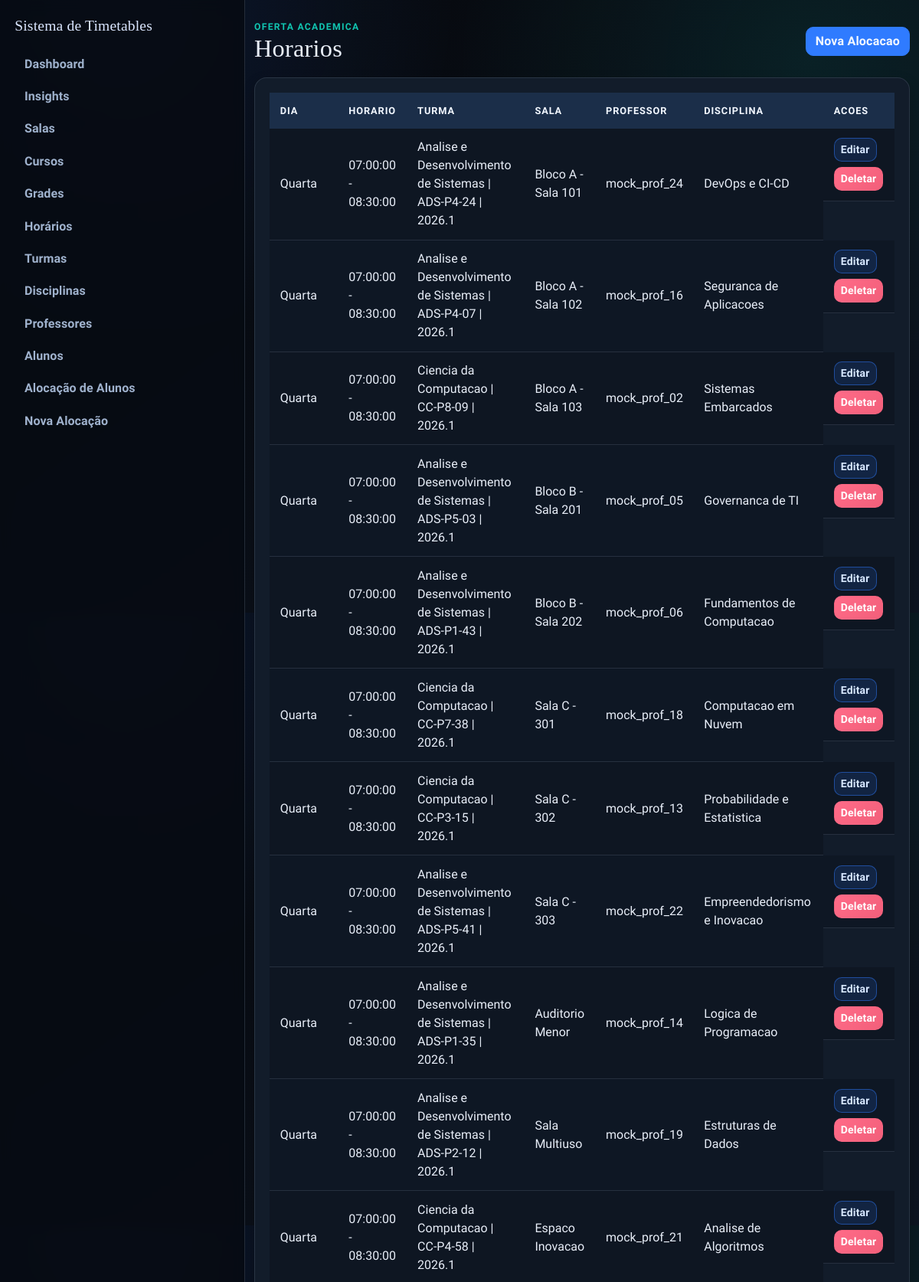
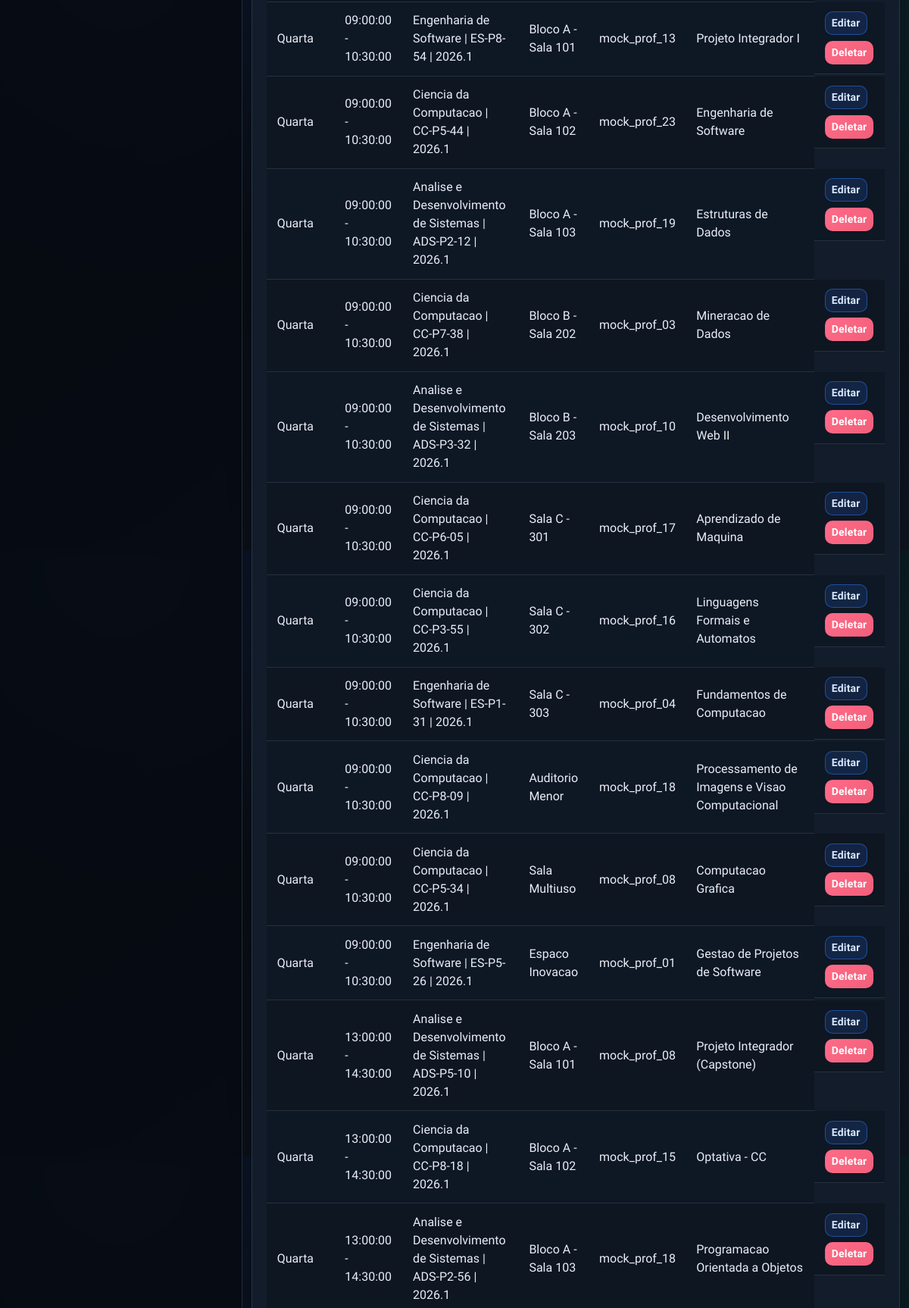
The app's page /horarios (signed in, upper part) with its own data (2 pictures, top to bottom).
### app/models.py (models this page shows, shortened)
class Timetable(db.Model):
    id = db.Column(db.Integer, primary_key=True)
    dia = db.Column(db.String(20), nullable=False)  # e.g., 'Segunda', 'Terça'
    hora_inicio = db.Column(db.Time, nullable=False)
    hora_fim = db.Column(db.Time, nullable=False)
    sala_id = db.Column(db.Integer, db.ForeignKey('sala.id'), nullable=False)
    professor_id = db.Column(db.Integer, db.ForeignKey('user.id'), nullable=False)
    disciplina_id = db.Column(db.Integer, db.ForeignKey('disciplina.id'), nullable=False)
    turma_id = db.Column(db.Integer, db.ForeignKey("turma.id"), nullable=False)
    sala = db.relationship('Sala', backref='timetables')
    professor = db.relationship('User', backref='timetables')
    disciplina = db.relationship('Disciplina', backref='timetables')
    turma = db.relationship('Turma', backref='timetables')
    __table_args__ = (
        db.UniqueConstraint('dia', 'hora_inicio', 'hora_fim', 'sala_id', name='unique_dia_horario_sala'),
        db.UniqueConstraint('dia', 'hora_inicio', 'hora_fim', 'professor_id', name='unique_dia_horario_professor'),
        db.UniqueConstraint('dia', 'hora_inicio', 'hora_fim', 'turma_id', name='unique_dia_horario_turma'),
    )

class Curso(db.Model):
    id = db.Column(db.Integer, primary_key=True)
    nome = db.Column(db.String(120), nullable=False, unique=True)
    codigo = db.Column(db.String(20), nullable=False, unique=True)
    quantidade_periodos = db.Column(db.Integer, nullable=False, default=8)
    ativo = db.Column(db.Boolean, nullable=False, default=True)

class Turma(db.Model):
    id = db.Column(db.Integer, primary_key=True)
    curso_id = db.Column(db.Integer, db.ForeignKey("curso.id"), nullable=False)
    codigo = db.Column(db.String(30), nullable=False)
    semestre_letivo = db.Column(db.String(20), nullable=False)
    periodo = db.Column(db.Integer, nullable=False)
    quantidade_alunos = db.Column(db.Integer, nullable=True)
    ativa = db.Column(db.Boolean, nullable=False, default=True)
    curso = db.relationship("Curso", backref=db.backref("turmas", lazy="select"))
    __table_args__ = (
        db.UniqueConstraint("curso_id", "codigo", "semestre_letivo", name="unique_turma_codigo_semestre"),
    )

class Sala(db.Model):
    id = db.Column(db.Integer, primary_key=True)
    nome = db.Column(db.String(100), nullable=False)
    capacidade = db.Column(db.Integer, nullable=False)

class User(UserMixin, db.Model):
    id = db.Column(db.Integer, primary_key=True)
    username = db.Column(db.String(64), unique=True, nullable=False)
    email = db.Column(db.String(120), unique=True, nullable=False)
    password_hash = db.Column(db.String(128))
    role = db.Column(db.String(20), default='professor')  # 'admin' or 'professor'
    disciplinas_aptas = db.relationship(
        "Disciplina",
        secondary=professor_disciplina,
        lazy="select",
        backref=db.backref("professores_aptos", lazy="select"),
    )
    def is_admin(self):
        return self.role == 'admin'

class Disciplina(db.Model):
    id = db.Column(db.Integer, primary_key=True)
    nome = db.Column(db.String(100), nullable=False)
    codigo = db.Column(db.String(20), unique=True, nullable=False)

### app/routes/admin.py (the view)
@bp.route("/horarios")
@login_required
@admin_required
def horarios():
    timetables = (
        Timetable.query.options(
            joinedload(Timetable.sala),
            joinedload(Timetable.professor),
            joinedload(Timetable.disciplina),
            joinedload(Timetable.turma).joinedload(Turma.curso),
        )
        .order_by(Timetable.dia.asc(), Timetable.hora_inicio.asc())
        .all()
    )
    delete_form = DeleteForm()
    return render_template("horarios.html", timetables=timetables, delete_form=delete_form)

### app/models.py (called while the page is built)
@login_manager.user_loader
def load_user(user_id):
    return db.session.get(User, int(user_id))

### app/routes/helpers.py (called while the page is built)
def admin_required_redirect():
    if getattr(current_user, "is_authenticated", False) and current_user.is_admin():
        return None
    flash("Acesso restrito ao administrador.", "danger")
    return redirect(url_for("main.index"))

def admin_required(view_func):
    @wraps(view_func)
    def wrapper(*args, **kwargs):
        guard = admin_required_redirect()
        if guard:
            return guard
        return view_func(*args, **kwargs)
    return wrapper

### templates/horarios.html (shortened to what this page needs)
{% extends "base.html" %}
{% block content %}
<section class="stagger-in">
  <div class="page-head">
    <div>
      <p class="eyebrow">Oferta Academica</p>
      <h1>Horarios</h1>
    </div>
    <a href="{{ url_for('main.new_timetable') }}" class="btn btn-primary">Nova Alocacao</a>
  </div>
  <div class="surface table-shell">
    <div class="table-responsive">
      <table class="table">
        <thead>
          <tr>
            <th>Dia</th>
            <th>Horario</th>
            <th>Turma</th>
            <th>Sala</th>
            <th>Professor</th>
            <th>Disciplina</th>
            <th>Acoes</th>
          </tr>
        </thead>
        <tbody>
          {% for t in timetables %}
          <tr>
            <td>{{ t.dia }}</td>
            <td>{{ t.hora_inicio }} - {{ t.hora_fim }}</td>
            <td>
              {% if t.turma %}
              {{ t.turma.curso.nome if t.turma.curso else 'Curso' }} | {{ t.turma.codigo }} | {{ t.turma.semestre_letivo }}
              {% else %}
              <span class="text-muted">Sem turma</span>
              {% endif %}
            </td>
            <td>{{ t.sala.nome if t.sala else 'Sala removida' }}</td>
            <td>{{ t.professor.username if t.professor else 'Professor removido' }}</td>
            <td>{{ t.disciplina.nome if t.disciplina else 'Disciplina removida' }}</td>
            <td class="actions-cell">
              <a href="{{ url_for('main.edit_timetable', id=t.id) }}" class="btn btn-sm btn-edit">Editar</a>
              <form
                method="POST"
                action="{{ url_for('main.delete_timetable', id=t.id) }}"
                class="d-inline"
                onsubmit="return confirm('Tem certeza?');"
              >
                <button type="submit" class="btn btn-sm btn-danger">Deletar</button>
              </form>
            </td>
          </tr>
          {% endfor %}
        </tbody>
      </table>
    </div>
  </div>
</section>
{% endblock %}

### static/css/styles.css (style rules this page uses)
:root { --bg-1: #05070b; --bg-2: #0d1420; --surface: #121c2a; --surface-soft: #192636; --ink-1: #e8eef8; --ink-2: #9fb2cd; --line: #273954; --brand: #2f7bff; --brand-strong: #1f5fd0; --accent: #11c5b1; --accent-strong: #0d9788; --ok: #22c55e; --danger: #f25f7a; --warning: #f4b642; --radius-lg: 16px; --radius-md: 10px; --shadow-soft: 0 10px 26px rgba(0, 0, 0, 0.3); --shadow-subtle: 0 6px 16px rgba(0, 0, 0, 0.24); }
* { box-sizing: border-box; }
body { margin: 0; min-height: 100vh; font-family: "Source Sans 3", "Trebuchet MS", sans-serif; color: var(--ink-1); background: radial-gradient(circle at 12% 0%, rgba(47, 123, 255, 0.14), transparent 34%), radial-gradient(circle at 88% 10%, rgba(17, 197, 177, 0.1), transparent 36%), linear-gradient(145deg, var(--bg-1) 0%, var(--bg-2) 100%); }
body::before { content: ""; position: fixed; inset: 0; pointer-events: none; background-image: linear-gradient(rgba(255, 255, 255, 0.02) 1px, transparent 1px), linear-gradient(90deg, rgba(255, 255, 255, 0.02) 1px, transparent 1px); background-size: 42px 42px; opacity: 0.36; z-index: -1; }
h1, h2, h3, h4, h5, h6, .app-brand { font-family: "Bree Serif", Georgia, serif; letter-spacing: 0.2px; }
h1 { margin: 0; font-size: clamp(1.8rem, 2.7vw, 2.4rem); color: var(--ink-1); }
p, label, span, li, input, select, button { letter-spacing: 0.1px; }
.page-head { display: flex; flex-wrap: wrap; align-items: center; justify-content: space-between; gap: 0.8rem; margin-bottom: 1.15rem; }
.eyebrow { margin: 0; text-transform: uppercase; font-size: 0.76rem; letter-spacing: 1.3px; color: var(--accent); font-weight: 800; }
.surface { background: var(--surface); border: 1px solid rgba(159, 178, 205, 0.16); border-radius: var(--radius-lg); box-shadow: var(--shadow-subtle); }
.form-shell, .table-shell, .section-shell { padding: 1.2rem; }
.table-shell { overflow: hidden; }
.table { margin-bottom: 0; border-collapse: separate; border-spacing: 0; }
.table thead th { background: #1b2e49; color: #f2f7ff; border: none; font-size: 0.8rem; text-transform: uppercase; letter-spacing: 0.9px; font-weight: 700; padding: 0.85rem; }
.table tbody td { border-color: rgba(159, 178, 205, 0.16); color: var(--ink-1); padding: 0.78rem 0.85rem; vertical-align: middle; background: rgba(10, 16, 25, 0.46); }
.table tbody tr:nth-child(even) td { background: rgba(13, 21, 33, 0.6); }
.btn { border-radius: 10px; font-weight: 700; letter-spacing: 0.2px; border-width: 1px; transition: background-color 0.2s ease, border-color 0.2s ease, color 0.2s ease; }
.btn-primary { color: #f3f8ff; background: var(--brand); border-color: var(--brand); }
.btn-edit { color: #d7e7ff; background: rgba(47, 123, 255, 0.15); border-color: rgba(47, 123, 255, 0.48); }
.btn-danger { background: linear-gradient(135deg, #ff6b88 0%, var(--danger) 100%); border-color: transparent; }
.actions-cell { display: flex; align-items: center; flex-wrap: wrap; gap: 0.45rem; }
.actions-cell .btn { margin: 0; }
.actions-cell form { margin: 0; }
.stagger-in { animation: riseIn 0.45s ease both; }

### records on screen
Timetable: dia "Quarta", hora_inicio "07:00:00", hora_fim "08:30:00", turma.curso "Analise e Desenvolvimento de Sistemas", turma.codigo "ADS-P4-24", turma.semestre_letivo "2026.1", sala "Bloco A - Sala 101", professor "mock_prof_24", disciplina "DevOps e CI-CD"
Timetable: dia "Quarta", hora_inicio "07:00:00", hora_fim "08:30:00", turma.curso "Analise e Desenvolvimento de Sistemas", turma.codigo "ADS-P4-07", turma.semestre_letivo "2026.1", sala "Bloco A - Sala 102", professor "mock_prof_16", disciplina "Seguranca de Aplicacoes"
Timetable: dia "Quarta", hora_inicio "07:00:00", hora_fim "08:30:00", turma.curso "Ciencia da Computacao", turma.codigo "CC-P8-09", turma.semestre_letivo "2026.1", sala "Bloco A - Sala 103", professor "mock_prof_02", disciplina "Sistemas Embarcados"
Timetable: dia "Quarta", hora_inicio "07:00:00", hora_fim "08:30:00", turma.curso "Analise e Desenvolvimento de Sistemas", turma.codigo "ADS-P5-03", turma.semestre_letivo "2026.1", sala "Bloco B - Sala 201", professor "mock_prof_05", disciplina "Governanca de TI"
Timetable: dia "Quarta", hora_inicio "07:00:00", hora_fim "08:30:00", turma.curso "Analise e Desenvolvimento de Sistemas", turma.codigo "ADS-P1-43", turma.semestre_letivo "2026.1", sala "Bloco B - Sala 202", professor "mock_prof_06", disciplina "Fundamentos de Computacao"
Timetable: dia "Quarta", hora_inicio "07:00:00", hora_fim "08:30:00", turma.curso "Ciencia da Computacao", turma.codigo "CC-P7-38", turma.semestre_letivo "2026.1", sala "Sala C - 301", professor "mock_prof_18", disciplina "Computacao em Nuvem"
Timetable: dia "Quarta", hora_inicio "07:00:00", hora_fim "08:30:00", turma.curso "Ciencia da Computacao", turma.codigo "CC-P3-15", turma.semestre_letivo "2026.1", sala "Sala C - 302", professor "mock_prof_13", disciplina "Probabilidade e Estatistica"
Timetable: dia "Quarta", hora_inicio "07:00:00", hora_fim "08:30:00", turma.curso "Analise e Desenvolvimento de Sistemas", turma.codigo "ADS-P5-41", turma.semestre_letivo "2026.1", sala "Sala C - 303", professor "mock_prof_22", disciplina "Empreendedorismo e Inovacao"
Timetable: dia "Quarta", hora_inicio "07:00:00", hora_fim "08:30:00", turma.curso "Analise e Desenvolvimento de Sistemas", turma.codigo "ADS-P1-35", turma.semestre_letivo "2026.1", sala "Auditorio Menor", professor "mock_prof_14", disciplina "Logica de Programacao"
Timetable: dia "Quarta", hora_inicio "07:00:00", hora_fim "08:30:00", turma.curso "Analise e Desenvolvimento de Sistemas", turma.codigo "ADS-P2-12", turma.semestre_letivo "2026.1", sala "Sala Multiuso", professor "mock_prof_19", disciplina "Estruturas de Dados"
Timetable: dia "Quarta", hora_inicio "07:00:00", hora_fim "08:30:00", turma.curso "Ciencia da Computacao", turma.codigo "CC-P4-58", turma.semestre_letivo "2026.1", sala "Espaco Inovacao", professor "mock_prof_21", disciplina "Analise de Algoritmos"
Timetable: dia "Quarta", hora_inicio "09:00:00", hora_fim "10:30:00", turma.curso "Engenharia de Software", turma.codigo "ES-P8-54", turma.semestre_letivo "2026.1", sala "Bloco A - Sala 101", professor "mock_prof_13", disciplina "Projeto Integrador I"
Timetable: dia "Quarta", hora_inicio "09:00:00", hora_fim "10:30:00", turma.curso "Ciencia da Computacao", turma.codigo "CC-P5-44", turma.semestre_letivo "2026.1", sala "Bloco A - Sala 102", professor "mock_prof_23", disciplina "Engenharia de Software"
Timetable: dia "Quarta", hora_inicio "09:00:00", hora_fim "10:30:00", turma.curso "Analise e Desenvolvimento de Sistemas", turma.codigo "ADS-P2-12", turma.semestre_letivo "2026.1", sala "Bloco A - Sala 103", professor "mock_prof_19", disciplina "Estruturas de Dados"
Timetable: dia "Quarta", hora_inicio "09:00:00", hora_fim "10:30:00", turma.curso "Ciencia da Computacao", turma.codigo "CC-P7-38", turma.semestre_letivo "2026.1", sala "Bloco B - Sala 202", professor "mock_prof_03", disciplina "Mineracao de Dados"
Timetable: dia "Quarta", hora_inicio "09:00:00", hora_fim "10:30:00", turma.curso "Analise e Desenvolvimento de Sistemas", turma.codigo "ADS-P3-32", turma.semestre_letivo "2026.1", sala "Bloco B - Sala 203", professor "mock_prof_10", disciplina "Desenvolvimento Web II"
Timetable: dia "Quarta", hora_inicio "09:00:00", hora_fim "10:30:00", turma.curso "Ciencia da Computacao", turma.codigo "CC-P6-05", turma.semestre_letivo "2026.1", sala "Sala C - 301", professor "mock_prof_17", disciplina "Aprendizado de Maquina"
Timetable: dia "Quarta", hora_inicio "09:00:00", hora_fim "10:30:00", turma.curso "Ciencia da Computacao", turma.codigo "CC-P3-55", turma.semestre_letivo "2026.1", sala "Sala C - 302", professor "mock_prof_16", disciplina "Linguagens Formais e Automatos"
Timetable: dia "Quarta", hora_inicio "09:00:00", hora_fim "10:30:00", turma.curso "Engenharia de Software", turma.codigo "ES-P1-31", turma.semestre_letivo "2026.1", sala "Sala C - 303", professor "mock_prof_04", disciplina "Fundamentos de Computacao"
Timetable: dia "Quarta", hora_inicio "09:00:00", hora_fim "10:30:00", turma.curso "Ciencia da Computacao", turma.codigo "CC-P8-09", turma.semestre_letivo "2026.1", sala "Auditorio Menor", professor "mock_prof_18", disciplina "Processamento de Imagens e Visao Computacional"
Timetable: dia "Quarta", hora_inicio "09:00:00", hora_fim "10:30:00", turma.curso "Ciencia da Computacao", turma.codigo "CC-P5-34", turma.semestre_letivo "2026.1", sala "Sala Multiuso", professor "mock_prof_08", disciplina "Computacao Grafica"
Timetable: dia "Quarta", hora_inicio "09:00:00", hora_fim "10:30:00", turma.curso "Engenharia de Software", turma.codigo "ES-P5-26", turma.semestre_letivo "2026.1", sala "Espaco Inovacao", professor "mock_prof_01", disciplina "Gestao de Projetos de Software"
Timetable: dia "Quarta", hora_inicio "13:00:00", hora_fim "14:30:00", turma.curso "Analise e Desenvolvimento de Sistemas", turma.codigo "ADS-P5-10", turma.semestre_letivo "2026.1", sala "Bloco A - Sala 101", professor "mock_prof_08", disciplina "Projeto Integrador (Capstone)"
Timetable: dia "Quarta", hora_inicio "13:00:00", hora_fim "14:30:00", turma.curso "Ciencia da Computacao", turma.codigo "CC-P8-18", turma.semestre_letivo "2026.1", sala "Bloco A - Sala 102", professor "mock_prof_15", disciplina "Optativa - CC"
Timetable: dia "Quarta", hora_inicio "13:00:00", hora_fim "14:30:00", turma.curso "Analise e Desenvolvimento de Sistemas", turma.codigo "ADS-P2-56", turma.semestre_letivo "2026.1", sala "Bloco A - Sala 103", professor "mock_prof_18", disciplina "Programacao Orientada a Objetos"
